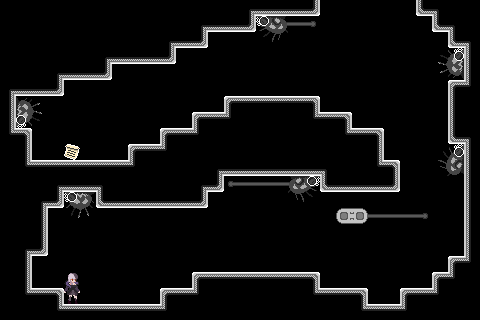

This game map was drawn from its Tiled (.tmx) file and the tilesets committed beside it. A one-line description and the full map source follow:
An orthogonal 30x20 tile map with 16x16 px tiles, 4 tile layers (bkg_far, bkg_close, ground, foreground), 2 tilesets.

<map version="1.10" tiledversion="1.11.0" orientation="orthogonal" renderorder="right-down" width="30" height="20" tilewidth="16" tileheight="16" infinite="0" nextlayerid="5" nextobjectid="1">
 <tileset firstgid="1" source="../../PlaceholderSprites.tsx" />
 <tileset firstgid="106" source="../../memory_block.tsx" />
 <layer id="4" name="bkg_far" width="30" height="20">
  <properties>
   <property name="unity:sortinglayer" value="Bkg_far" />
  </properties>
  <data encoding="csv">
0,0,0,0,0,0,0,0,0,0,0,0,0,0,0,0,0,0,0,0,0,0,0,0,0,0,0,0,0,0,
0,0,0,0,0,0,0,0,0,0,0,0,0,0,0,0,0,0,0,0,0,0,0,0,0,0,0,0,0,0,
0,0,0,0,0,0,0,0,0,0,0,0,0,0,0,0,0,0,0,0,0,0,0,0,0,0,0,0,0,0,
0,0,0,0,0,0,0,0,0,0,0,0,0,0,0,0,0,0,0,0,0,0,0,0,0,0,0,0,0,0,
0,0,0,0,0,0,0,0,0,0,0,0,0,0,0,0,0,0,0,0,0,0,0,0,0,0,0,0,0,0,
0,0,0,0,0,0,0,0,0,0,0,0,0,0,0,0,0,0,0,0,0,0,0,0,0,0,0,0,0,0,
0,0,0,0,0,0,0,0,0,0,0,0,0,0,0,0,0,0,0,0,0,0,0,0,0,0,0,0,0,0,
0,0,0,0,0,0,0,0,0,0,0,0,0,0,0,0,0,0,0,0,0,0,0,0,0,0,0,0,0,0,
0,0,0,0,0,0,0,0,0,0,0,0,0,0,0,0,0,0,0,0,0,0,0,0,0,0,0,0,0,0,
0,0,0,0,0,0,0,0,0,0,0,0,0,0,0,0,0,0,0,0,0,0,0,0,0,0,0,0,0,0,
0,0,0,0,0,0,0,0,0,0,0,0,0,0,0,0,0,0,0,0,0,0,0,0,0,0,0,0,0,0,
0,0,0,0,0,0,0,0,0,0,0,0,0,0,0,0,0,0,0,0,0,0,0,0,0,0,0,0,0,0,
0,0,0,0,0,0,0,0,0,0,0,0,0,0,0,0,0,0,0,0,0,0,0,0,0,0,0,0,0,0,
0,0,0,0,0,0,0,0,0,0,0,0,0,0,0,0,0,0,0,0,0,0,0,0,0,0,0,0,0,0,
0,0,0,0,0,0,0,0,0,0,0,0,0,0,0,0,0,0,0,0,0,0,0,0,0,0,0,0,0,0,
0,0,0,0,0,0,0,0,0,0,0,0,0,0,0,0,0,0,0,0,0,0,0,0,0,0,0,0,0,0,
0,0,0,0,0,0,0,0,0,0,0,0,0,0,0,0,0,0,0,0,0,0,0,0,0,0,0,0,0,0,
0,0,0,0,0,0,0,0,0,0,0,0,0,0,0,0,0,0,0,0,0,0,0,0,0,0,0,0,0,0,
0,0,0,0,0,0,0,0,0,0,0,0,0,0,0,0,0,0,0,0,0,0,0,0,0,0,0,0,0,0,
0,0,0,0,0,0,0,0,0,0,0,0,0,0,0,0,0,0,0,0,0,0,0,0,0,0,0,0,0,0
</data>
 </layer>
 <layer id="1" name="bkg_close" width="30" height="20">
  <properties>
   <property name="unity:sortinglayer" value="Bkg" />
  </properties>
  <data encoding="csv">
0,0,0,0,0,0,0,0,0,0,0,0,0,0,0,0,0,0,0,0,0,0,0,0,0,0,0,0,0,0,
0,0,0,0,0,0,0,0,0,0,0,0,0,0,0,0,2147483663,14,14,15,0,0,0,0,0,0,0,0,0,0,
0,0,0,0,0,0,0,0,0,0,0,0,0,0,0,0,0,0,0,0,0,0,0,0,0,0,0,0,0,0,
0,0,0,0,0,0,0,0,0,0,0,0,0,0,0,0,0,0,0,0,0,0,0,0,0,0,0,0,0,0,
0,0,0,0,0,0,0,0,0,0,0,0,0,0,0,0,0,0,0,0,0,0,0,0,0,0,0,0,0,0,
0,0,0,0,0,0,0,0,0,0,0,0,0,0,0,0,0,0,0,0,0,0,0,0,0,0,0,0,0,0,
0,0,0,0,0,0,0,0,0,0,0,0,0,0,0,0,0,0,0,0,0,0,0,0,0,0,0,0,0,0,
0,0,0,0,0,0,0,0,0,0,0,0,0,0,0,0,0,0,0,0,0,0,0,0,0,0,0,0,0,0,
0,0,0,0,0,0,0,0,0,0,0,0,0,0,0,0,0,0,0,0,0,0,0,0,0,0,0,0,0,0,
0,0,0,0,0,0,0,0,0,0,0,0,0,0,0,0,0,0,0,0,0,0,0,0,0,0,0,0,0,0,
0,0,0,0,0,0,0,0,0,0,0,0,0,0,0,0,0,0,0,0,0,0,0,0,0,0,0,0,0,0,
0,0,0,0,0,0,0,0,0,0,0,0,0,0,2147483663,14,14,14,14,15,0,0,0,0,0,0,0,0,0,0,
0,0,0,0,0,0,0,0,0,0,0,0,0,0,0,0,0,0,0,0,0,0,0,0,0,0,0,0,0,0,
0,0,0,0,0,0,0,0,0,0,0,0,0,0,0,0,0,0,0,0,0,3221225487,14,14,14,14,15,0,0,0,
0,0,0,0,0,0,0,0,0,0,0,0,0,0,0,0,0,0,0,0,0,0,0,0,0,0,0,0,0,0,
0,0,0,0,0,0,0,0,0,0,0,0,0,0,0,0,0,0,0,0,0,0,0,0,0,0,0,0,0,0,
0,0,0,0,0,0,0,0,0,0,0,0,0,0,0,0,0,0,0,0,0,0,0,0,0,0,0,0,0,0,
0,0,0,0,0,0,0,0,0,0,0,0,0,0,0,0,0,0,0,0,0,0,0,0,0,0,0,0,0,0,
0,0,0,0,0,0,0,0,0,0,0,0,0,0,0,0,0,0,0,0,0,0,0,0,0,0,0,0,0,0,
0,0,0,0,0,0,0,0,0,0,0,0,0,0,0,0,0,0,0,0,0,0,0,0,0,0,0,0,0,0
</data>
 </layer>
 <layer id="2" name="ground" width="30" height="20">
  <properties>
   <property name="unity:layer" value="Ground" />
   <property name="unity:sortinglayer" value="Ground" />
  </properties>
  <data encoding="csv">
112,112,112,112,112,112,112,112,112,112,112,112,112,112,112,115,117,117,117,118,0,0,0,0,0,0,116,114,112,112,
112,112,112,112,112,112,112,112,112,112,112,112,115,117,117,118,3221225520,3221225519,0,0,0,0,0,0,0,0,0,116,114,112,
112,112,112,112,112,112,112,112,112,112,115,117,118,0,0,0,3221225505,3221225504,0,0,0,0,0,0,0,0,0,0,116,114,
112,112,112,112,112,112,115,117,117,117,118,0,0,0,0,0,0,0,0,0,0,0,0,0,0,0,0,1610612771,1610612786,111,
112,112,112,115,117,117,118,0,0,0,0,0,0,0,0,0,0,0,0,0,0,0,0,0,0,0,0,1610612770,1610612785,111,
115,117,117,118,0,0,0,0,0,0,0,0,0,0,0,0,0,0,0,0,0,0,0,0,0,0,0,0,106,109,
113,2684354609,2684354594,0,0,0,0,0,0,0,0,0,0,0,106,107,107,107,2147483755,2147483754,0,0,0,0,0,0,0,0,111,112,
113,2684354610,2684354595,0,0,0,0,0,0,0,0,0,106,107,109,112,112,112,2147483760,2147483757,107,108,0,0,0,0,0,0,111,112,
110,108,0,0,0,0,0,0,0,0,106,107,109,112,112,112,112,112,112,112,112,110,107,108,0,0,0,0,116,114,
112,113,0,0,56,0,0,0,106,107,109,112,112,112,112,112,112,112,112,112,112,112,112,113,0,0,0,1610612769,1610612784,111,
112,110,107,107,107,107,107,107,109,112,112,112,112,115,117,117,117,117,117,117,114,112,112,110,108,0,0,1610612768,1610612783,111,
112,112,112,115,117,117,114,112,112,112,112,112,115,118,0,0,0,0,1073741871,1073741872,116,117,117,117,118,0,0,0,0,111,
112,112,115,118,3221225522,3221225521,116,117,117,117,117,117,118,0,0,0,0,0,1073741856,1073741857,0,0,0,0,0,0,0,0,0,111,
112,112,113,0,3221225507,3221225506,0,0,0,0,0,0,0,0,0,0,0,0,0,0,0,12,2147483660,0,0,0,0,0,0,111,
112,112,113,0,0,0,0,0,0,0,0,0,0,0,0,0,0,0,0,0,0,0,0,0,0,0,0,0,0,111,
112,115,118,0,0,0,0,0,0,0,0,0,0,0,0,0,0,0,0,0,0,0,0,0,0,0,0,0,0,111,
112,113,0,0,0,0,0,0,0,0,0,0,0,0,0,0,0,0,0,0,0,0,0,0,0,0,0,0,106,109,
112,113,0,0,1,0,0,0,0,0,0,0,106,107,107,107,107,107,107,108,0,0,0,0,0,0,0,106,109,112,
112,110,107,108,16,0,0,0,0,0,106,107,109,112,112,112,112,112,112,110,107,107,108,0,0,106,107,109,112,112,
112,112,112,110,107,107,107,107,107,107,109,112,112,112,112,112,112,112,112,112,112,112,110,107,107,109,112,112,112,112
</data>
 </layer>
 <layer id="3" name="foreground" width="30" height="20">
  <properties>
   <property name="unity:sortinglayer" value="Foreground" />
  </properties>
  <data encoding="csv">
0,0,0,0,0,0,0,0,0,0,0,0,0,0,0,0,0,0,0,0,0,0,0,0,0,0,0,0,0,0,
0,0,0,0,0,0,0,0,0,0,0,0,0,0,0,0,0,0,0,0,0,0,0,0,0,0,0,0,0,0,
0,0,0,0,0,0,0,0,0,0,0,0,0,0,0,0,0,0,0,0,0,0,0,0,0,0,0,0,0,0,
0,0,0,0,0,0,0,0,0,0,0,0,0,0,0,0,0,0,0,0,0,0,0,0,0,0,0,0,0,0,
0,0,0,0,0,0,0,0,0,0,0,0,0,0,0,0,0,0,0,0,0,0,0,0,0,0,0,0,0,0,
0,0,0,0,0,0,0,0,0,0,0,0,0,0,0,0,0,0,0,0,0,0,0,0,0,0,0,0,0,0,
0,0,0,0,0,0,0,0,0,0,0,0,0,0,0,0,0,0,0,0,0,0,0,0,0,0,0,0,0,0,
0,0,0,0,0,0,0,0,0,0,0,0,0,0,0,0,0,0,0,0,0,0,0,0,0,0,0,0,0,0,
0,0,0,0,0,0,0,0,0,0,0,0,0,0,0,0,0,0,0,0,0,0,0,0,0,0,0,0,0,0,
0,0,0,0,0,0,0,0,0,0,0,0,0,0,0,0,0,0,0,0,0,0,0,0,0,0,0,0,0,0,
0,0,0,0,0,0,0,0,0,0,0,0,0,0,0,0,0,0,0,0,0,0,0,0,0,0,0,0,0,0,
0,0,0,0,0,0,0,0,0,0,0,0,0,0,0,0,0,0,0,0,0,0,0,0,0,0,0,0,0,0,
0,0,0,0,0,0,0,0,0,0,0,0,0,0,0,0,0,0,0,0,0,0,0,0,0,0,0,0,0,0,
0,0,0,0,0,0,0,0,0,0,0,0,0,0,0,0,0,0,0,0,0,0,0,0,0,0,0,0,0,0,
0,0,0,0,0,0,0,0,0,0,0,0,0,0,0,0,0,0,0,0,0,0,0,0,0,0,0,0,0,0,
0,0,0,0,0,0,0,0,0,0,0,0,0,0,0,0,0,0,0,0,0,0,0,0,0,0,0,0,0,0,
0,0,0,0,0,0,0,0,0,0,0,0,0,0,0,0,0,0,0,0,0,0,0,0,0,0,0,0,0,0,
0,0,0,0,0,0,0,0,0,0,0,0,0,0,0,0,0,0,0,0,0,0,0,0,0,0,0,0,0,0,
0,0,0,0,0,0,0,0,0,0,0,0,0,0,0,0,0,0,0,0,0,0,0,0,0,0,0,0,0,0,
0,0,0,0,0,0,0,0,0,0,0,0,0,0,0,0,0,0,0,0,0,0,0,0,0,0,0,0,0,0
</data>
 </layer>
</map>
